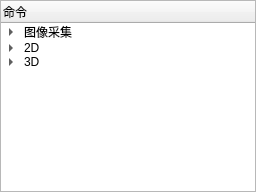
  <widget class="QDockWidget" name="toolsWidget">
   <property name="sizePolicy">
    <sizepolicy hsizetype="Preferred" vsizetype="Minimum">
     <horstretch>0</horstretch>
     <verstretch>0</verstretch>
    </sizepolicy>
   </property>
   <property name="minimumSize">
    <size>
     <width>202</width>
     <height>57</height>
    </size>
   </property>
   <property name="floating">
    <bool>false</bool>
   </property>
   <property name="features">
    <set>QDockWidget::DockWidgetMovable</set>
   </property>
   <property name="allowedAreas">
    <set>Qt::LeftDockWidgetArea|Qt::RightDockWidgetArea</set>
   </property>
   <property name="windowTitle">
    <string>命令集</string>
   </property>
   <attribute name="dockWidgetArea">
    <number>1</number>
   </attribute>
   <widget class="QWidget" name="dockWidgetContents_2">
    <layout class="QVBoxLayout" name="verticalLayout_2">
     <property name="leftMargin">
      <number>0</number>
     </property>
     <property name="topMargin">
      <number>0</number>
     </property>
     <property name="rightMargin">
      <number>0</number>
     </property>
     <property name="bottomMargin">
      <number>0</number>
     </property>
     <item>
      <widget class="QFrame" name="frame">
       <property name="enabled">
        <bool>true</bool>
       </property>
       <property name="minimumSize">
        <size>
         <width>0</width>
         <height>20</height>
        </size>
       </property>
       <property name="frameShape">
        <enum>QFrame::NoFrame</enum>
       </property>
       <layout class="QGridLayout" name="gridLayout_2">
        <property name="leftMargin">
         <number>0</number>
        </property>
        <property name="topMargin">
         <number>0</number>
        </property>
        <property name="rightMargin">
         <number>0</number>
        </property>
        <property name="bottomMargin">
         <number>0</number>
        </property>
        <item row="0" column="0">
         <widget class="QTreeWidget" name="command_set">
          <property name="sizePolicy">
           <sizepolicy hsizetype="Minimum" vsizetype="Expanding">
            <horstretch>0</horstretch>
            <verstretch>0</verstretch>
           </sizepolicy>
          </property>
          <property name="minimumSize">
           <size>
            <width>200</width>
            <height>0</height>
           </size>
          </property>
          <property name="dragEnabled">
           <bool>false</bool>
          </property>
          <property name="dragDropMode">
           <enum>QAbstractItemView::DragOnly</enum>
          </property>
          <column>
           <property name="text">
            <string>命令</string>
           </property>
          </column>
          <item>
           <property name="text">
            <string>图像采集</string>
           </property>
           <item>
            <property name="text">
             <string>选择图像</string>
            </property>
           </item>
           <item>
            <property name="text">
             <string>选择点云</string>
            </property>
           </item>
          </item>
          <item>
           <property name="text">
            <string>2D</string>
           </property>
           <item>
            <property name="text">
             <string>二值化图像</string>
            </property>
           </item>
           <item>
            <property name="text">
             <string>膨胀/腐蚀</string>
            </property>
           </item>
           <item>
            <property name="text">
             <string>图像运算</string>
            </property>
           </item>
           <item>
            <property name="text">
             <string>斑点查找</string>
            </property>
           </item>
           <item>
            <property name="text">
             <string>线查找</string>
            </property>
           </item>
           <item>
            <property name="text">
             <string>圆查找</string>
            </property>
           </item>
           <item>
            <property name="text">
             <string>模板匹配</string>
            </property>
           </item>
           <item>
            <property name="text">
             <string>测距</string>
            </property>
           </item>
           <item>
            <property name="text">
             <string>面积计算</string>
            </property>
           </item>
           <item>
            <property name="text">
             <string>图片拼接</string>
            </property>
           </item>
          </item>
          <item>
           <property name="text">
            <string>3D</string>
           </property>
           <item>
            <property name="text">
             <string>3D Blob</string>
            </property>
            <item>
             <property name="text">
              <string>找边缘点</string>
             </property>
            </item>
            <item>
             <property name="text">
              <string>找拐点</string>
             </property>
            </item>
            <item>
             <property name="text">
              <string>找线</string>
             </property>
            </item>
            <item>
             <property name="text">
              <string>找面</string>
             </property>
            </item>
            <item>
             <property name="text">
              <string>找质心</string>
             </property>
            </item>
           </item>
           <item>
            <property name="text">
             <string>3D 预处理</string>
            </property>
            <item>
             <property name="text">
              <string>重采样</string>
             </property>
            </item>
            <item>
             <property name="text">
              <string>裁切</string>
             </property>
            </item>
            <item>
             <property name="text">
              <string>拼接</string>
             </property>
            </item>
            <item>
             <property name="text">
              <string>3D转深度图</string>
             </property>
            </item>
            <item>
             <property name="text">
              <string>拟合圆柱</string>
             </property>
            </item>
            <item>
             <property name="text">
              <string>平滑</string>
             </property>
            </item>
            <item>
             <property name="text">
              <string>滤波</string>
             </property>
            </item>
            <item>
             <property name="text">
              <string>去重</string>
             </property>
            </item>
            <item>
             <property name="text">
              <string>锚定</string>
             </property>
            </item>
            <item>
             <property name="text">
              <string>矫正</string>
             </property>
            </item>
            <item>
             <property name="text">
              <string>零平面</string>
             </property>
            </item>
            <item>
             <property name="text">
              <string>轮廓点云</string>
             </property>
            </item>
           </item>
           <item>
            <property name="text">
             <string>3D 距离计算</string>
            </property>
            <item>
             <property name="text">
              <string>点到点</string>
             </property>
            </item>
            <item>
             <property name="text">
              <string>点到线</string>
             </property>
            </item>
            <item>
             <property name="text">
              <string>点到面</string>
             </property>
            </item>
            <item>
             <property name="text">
              <string>线到线</string>
             </property>
            </item>
            <item>
             <property name="text">
              <string>线到面</string>
             </property>
            </item>
            <item>
             <property name="text">
              <string>面到面</string>
             </property>
            </item>
            <item>
             <property name="text">
              <string>平整度</string>
             </property>
            </item>
            <item>
             <property name="text">
              <string>截面积</string>
             </property>
            </item>
            <item>
             <property name="text">
              <string>3d斑点高度</string>
             </property>
            </item>
           </item>
          </item>
         </widget>
        </item>
       </layout>
      </widget>
     </item>
    </layout>
   </widget>
  </widget>
